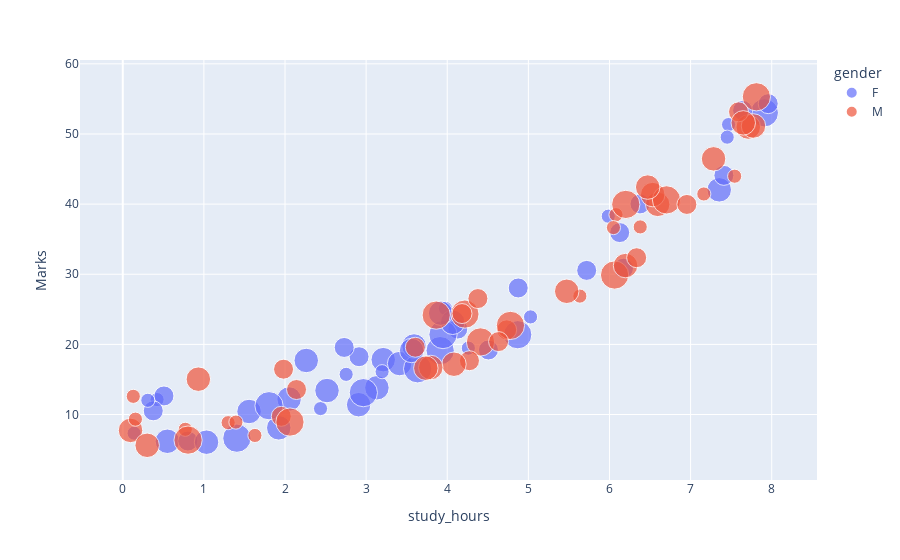

The notebook cell this image was saved under:
### Code cell
fig = px.scatter(student_df, x = "study_hours", y = "Marks", color="gender", size="Tshirt_size", hover_data=["time_study", "Marks", "hostel"])
fig.show()
